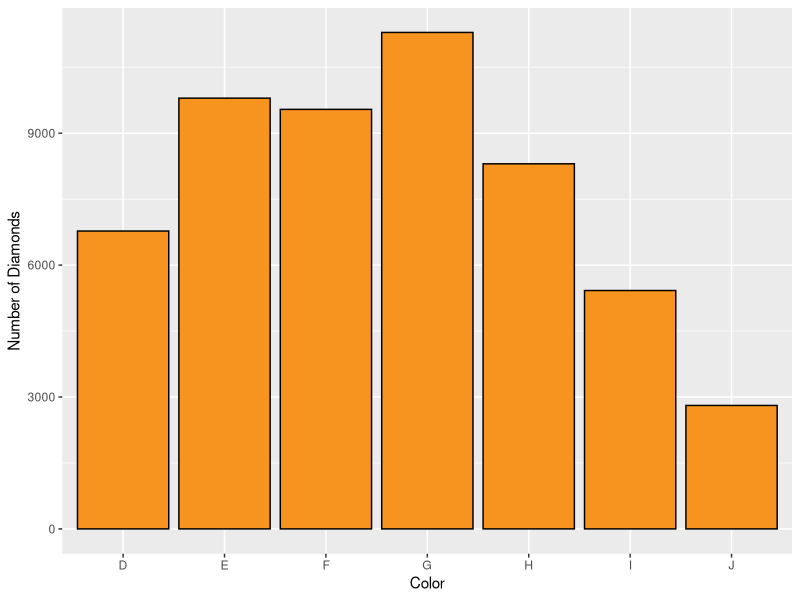
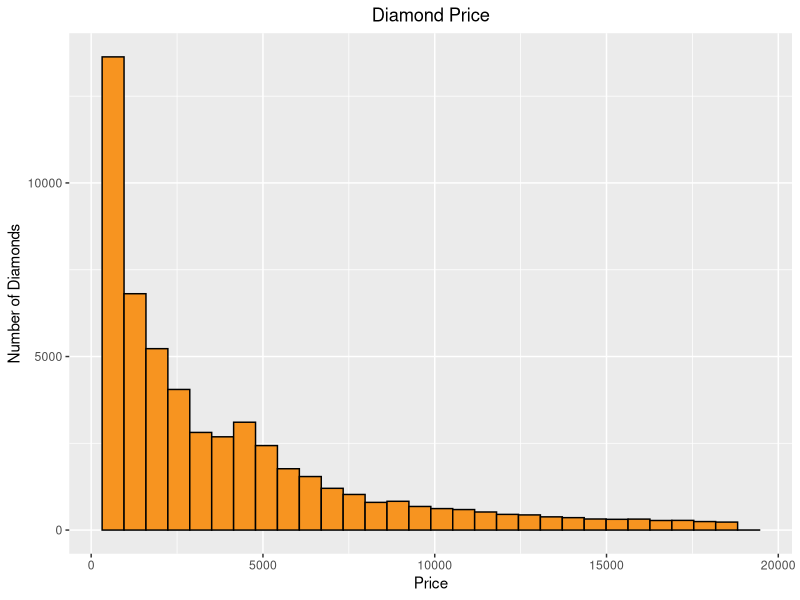
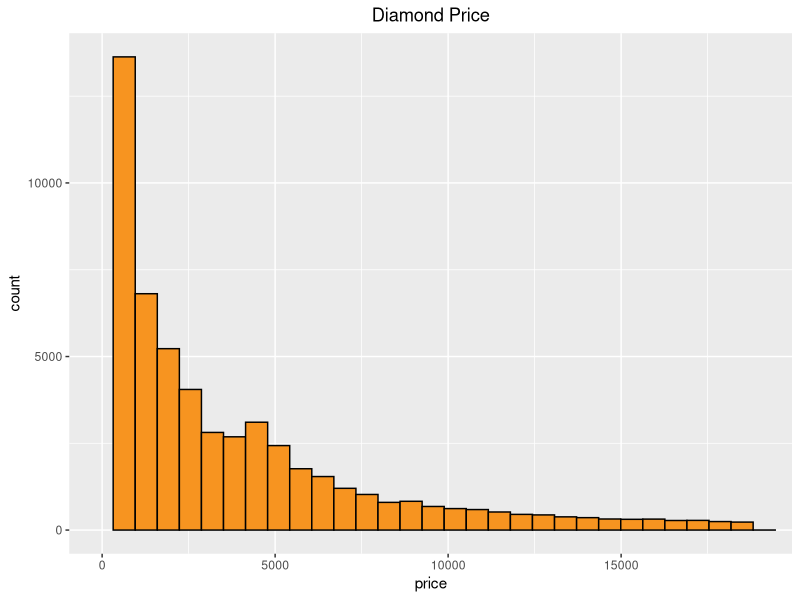
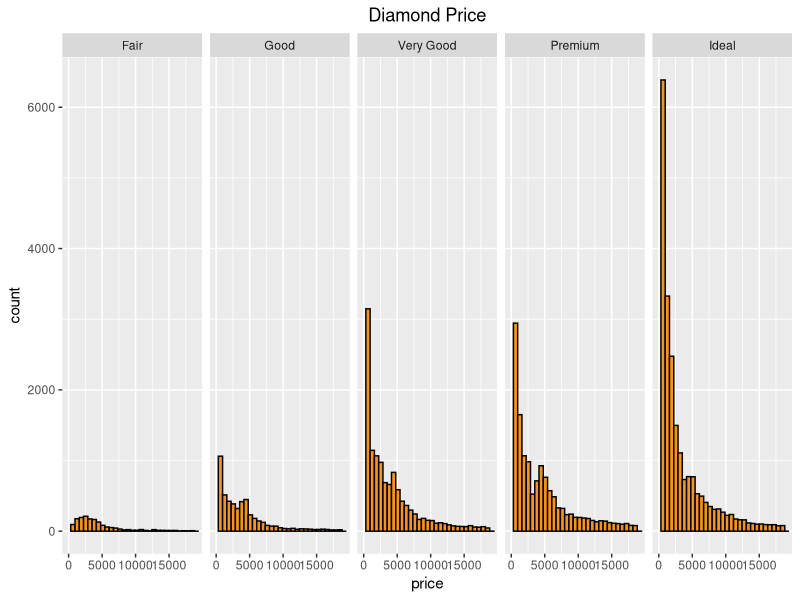
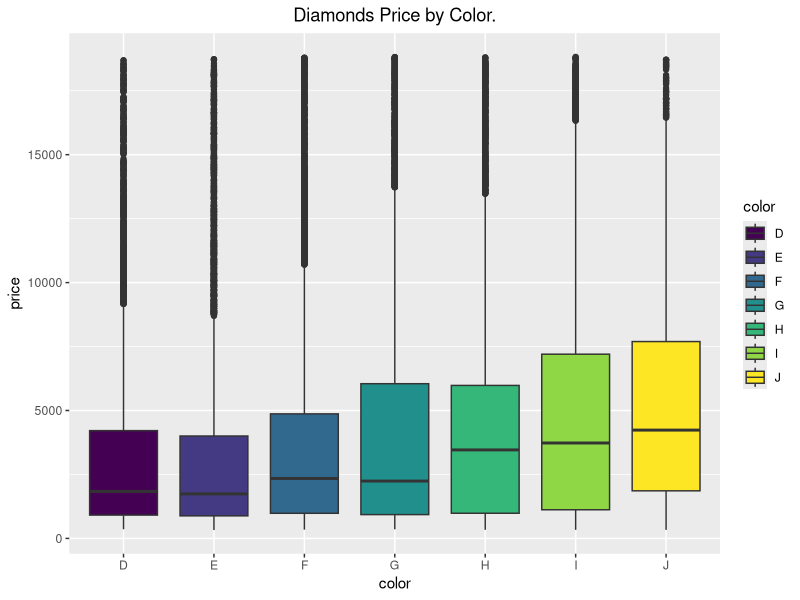
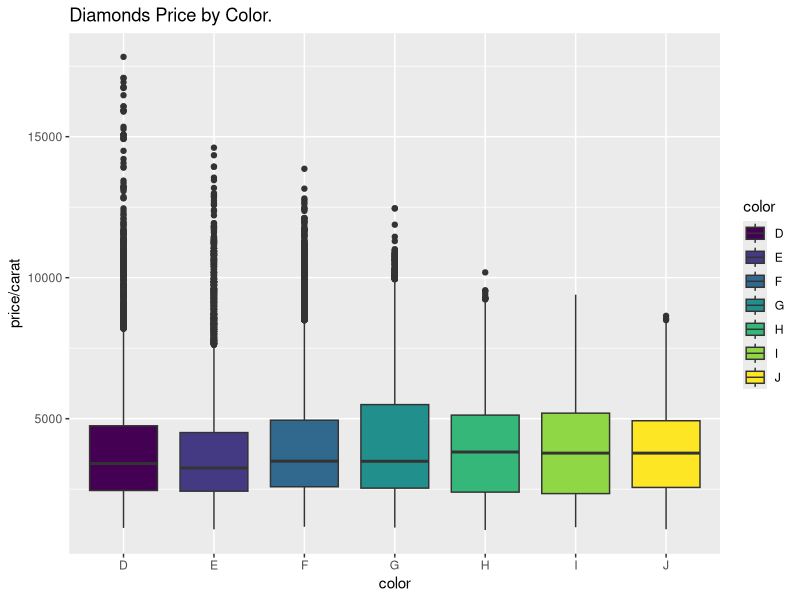
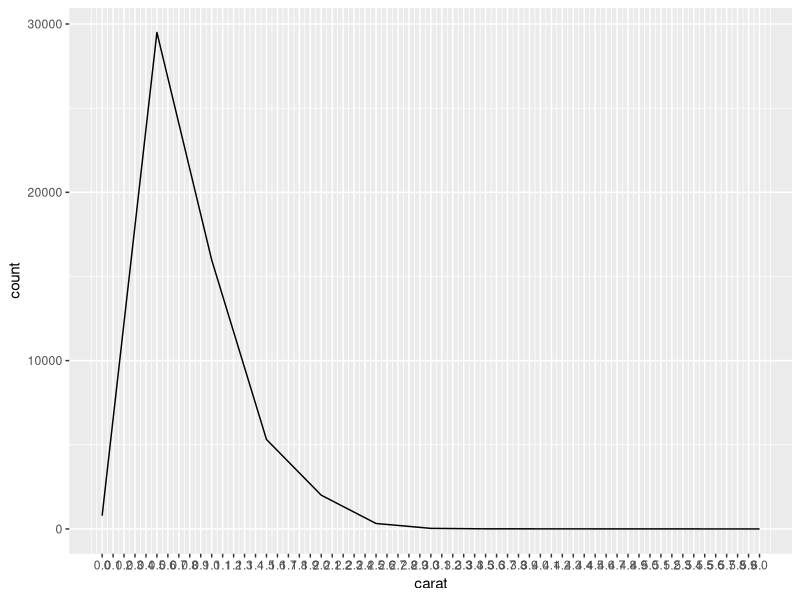
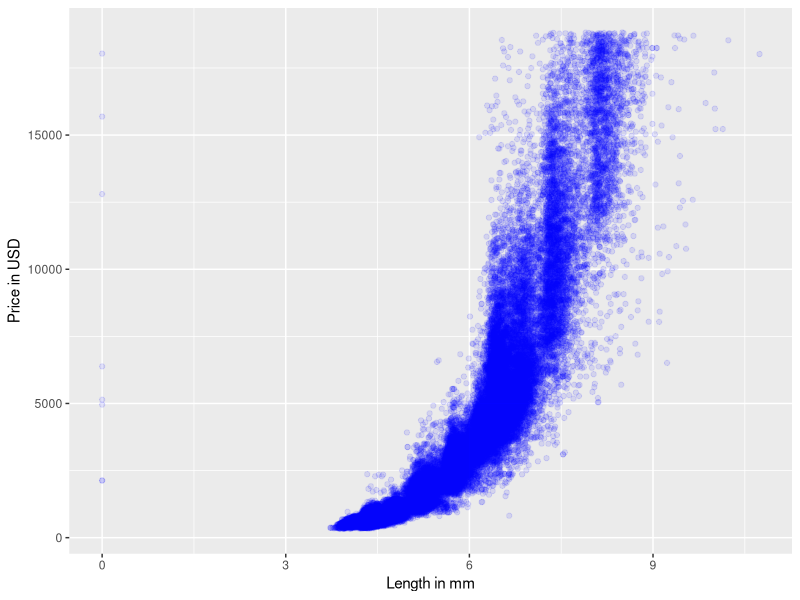

Source code (R) for these figures, in order:
## ---- chunk 1

library(ggplot2)
data(diamonds)
names(diamonds)
## ---- chunk 2
summary(diamonds)
## ---- chunk 3
qplot(data = diamonds, x = color, color = I('black'), fill = I('#F79420'),
      xlab = 'Color', ylab = 'Number of Diamonds')
## ---- chunk 4
qplot(data = diamonds, x = price, color = I('black'), fill = I('#F79420'), 
      xlab = 'Price', ylab = 'Number of Diamonds')  +
  ggtitle('Diamond Price') + 
  theme(plot.title = element_text(hjust = 0.5))
## ---- chunk 5
summary(diamonds$price)
## ---- chunk 6
nrow(subset(diamonds, price < 500))
## ---- chunk 7
nrow(subset(diamonds, price < 250))
## ---- chunk 8
nrow(subset(diamonds, price <= 15000))
## ---- chunk 9
 ggplot(diamonds) +
  geom_histogram( aes(x = price), color = I('black'), fill = I('#F79420'), 
      xlab = 'Price', ylab = 'Number of Diamonds')  +
  ggtitle('Diamond Price') + 
  theme(plot.title = element_text(hjust = 0.5)) +
  coord_cartesian(xlim = c(0,19000))
## ---- chunk 10
 ggplot(diamonds) +
  geom_histogram( aes(x = price), color = I('black'), fill = I('#F79420'), 
      xlab = 'Price', ylab = 'Number of Diamonds')  +
  ggtitle('Diamond Price') + 
  theme(plot.title = element_text(hjust = 0.5)) +
  coord_cartesian(xlim = c(0,19000)) +
  facet_grid(. ~ cut)
## ---- chunk 11
ggplot(diamonds) +
  geom_boxplot(aes(x = color,  y = price, fill = color)) +
   ggtitle("Diamonds Price by Color.") +
   theme(plot.title = element_text(hjust = 0.5))
## ---- chunk 12
summary(diamonds$price[diamonds$color == 'D'])
summary(diamonds$price[diamonds$color == 'J'])
IQR(diamonds$price[diamonds$color == "D"])
IQR(diamonds$price[diamonds$color == "J"])
## ---- chunk 13
ggplot(diamonds) + 
  geom_boxplot(aes(x = color,  y = price/carat, fill = color)) +
   ggtitle("Diamonds Price by Color.")

## ---- chunk 14

ggplot(diamonds) + geom_freqpoly(aes(x = carat), binwidth = 0.5) +
scale_x_continuous(limits = c(0,6), breaks = seq(0,6,0.1))


## ---- chunk 15
ggplot(data = diamonds) +
       xlab('Length in mm') +
       ylab('Price in USD') + 
  geom_point(aes(x = x, y = price),color = 'blue', alpha = 1/10)
## ---- chunk 16
cor.test(diamonds$price,diamonds$x)
## ---- chunk 17
cor.test(diamonds$price,diamonds$y) 
## ---- chunk 18
cor.test(diamonds$price,diamonds$z)
## ---- chunk 19
ggplot(data = diamonds) +
       xlab('Depth in mm') +
       ylab('Price in USD') + 
  geom_point(aes(x = depth, y = price),alpha=1/100, color = 'blue') +
  scale_x_continuous(limits = c(50, 75),
                     breaks = seq(50,75, 2))
## ---- chunk 20
cor.test(diamonds$price,diamonds$depth)
## ---- chunk 21
ggplot( data = diamonds) +
       xlab('Carat') +
       ylab('Price in USD') + 
  geom_point(aes(x = carat, y = price),color = 'blue') +
  xlim(0, quantile(diamonds$carat, probs = 0.99)) +   # 99% percentile on x variable
  ylim(0, quantile(diamonds$price, probs = 0.99))
## ---- chunk 22
diamonds$volume <- diamonds$x * diamonds$y * diamonds$z

ggplot( data = diamonds) +
       xlab('Volume (mm3)') +
       ylab('Price in USD') + 
  geom_point(aes(x = volume, y = price),color = 'blue') 
## ---- chunk 23
dim(diamonds[diamonds$volume == 0,])
## ---- chunk 24
temp_df <- diamonds[ diamonds$volume > 0 & diamonds$volume <= 800 , ]

cor.test(temp_df$price,temp_df$volume)
## ---- chunk 25
temp_df <- diamonds[ diamonds$volume > 0 & diamonds$volume <= 800 , ]

ggplot( data = temp_df) +
       xlab('Volume (mm3)') +
       ylab('Price in USD') + 
  geom_point(aes(x = volume, y = price),color = 'blue',alpha=1/100) +
  geom_smooth(aes(x = volume, y = price))
## ---- chunk 26
library(dplyr)

clarity_groups  <- group_by(diamonds,clarity)     # first groups data by clarity

diamondsByClarity <- summarise(clarity_groups,                 # then summarizes
          mean_price = mean(price),                    # and creates new variables
          median_price = median(price),
          min_price = min(price),
          max_price = max(price),
          n = n()                                      # number of items in each group
          )

diamondsByClarity
## ---- chunk 27
library(dplyr)
library(ggplot2)

diamonds_by_clarity <- group_by(diamonds, clarity)
diamonds_mp_by_clarity <- summarise(diamonds_by_clarity, mean_price = mean(price))
p1 <- ggplot( data = diamonds_mp_by_clarity) +
  geom_bar(aes(x = clarity, y = mean_price),stat="identity",color = 'black', fill = 'orange')

diamonds_by_color <- group_by(diamonds, color)
diamonds_mp_by_color <- summarise(diamonds_by_color, mean_price = mean(price))
p2 <- ggplot( data = diamonds_mp_by_color) +
  geom_bar(aes(x = color, y = mean_price),stat="identity",color = 'black',fill = 'blue')

library(gridExtra)
grid.arrange(p1,p2,ncol=1)
## ---- chunk 28
library(ggplot2)
data(diamonds)
summary(diamonds)
## ---- chunk 29
ggplot(data = diamonds) + 
  geom_histogram(aes(fill = cut, x=price) ) +
  facet_wrap(~color) +
  ggtitle('Diamond prices, by color and cut')
## ---- chunk 30
ggplot( data = diamonds) + 
  geom_point(aes(x=table, y=price,color = cut),alpha=1/3) +
  scale_x_continuous(limits = c(50, 70),
                     breaks = seq(50, 70, 5)) + 
  ggtitle('Diamond prices as a function of table, by cut')
## ---- chunk 31
diamonds$volume <- diamonds$x * diamonds$y * diamonds$z

ggplot(data = diamonds) + 
  geom_point(alpha=1/5, aes(color = clarity, x=volume, y=price)) +
  xlim(0, quantile(diamonds$volume, probs = 0.99)) +   
  scale_y_log10() + 
  ggtitle('Diamond prices as a function of volume, by clarity \n (omitting top 1% of diamond volumes)')
